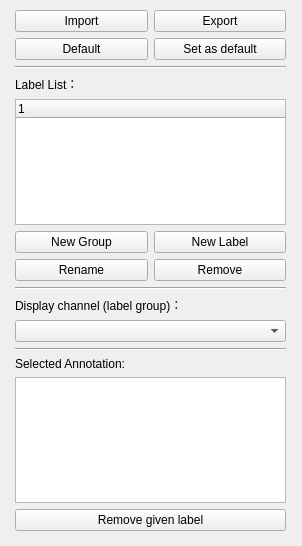
<?xml version="1.0" encoding="UTF-8"?>
<ui version="4.0">
 <class>Form</class>
 <widget class="QWidget" name="Form">
  <property name="geometry">
   <rect>
    <x>0</x>
    <y>0</y>
    <width>302</width>
    <height>546</height>
   </rect>
  </property>
  <property name="windowTitle">
   <string>Label Manager</string>
  </property>
  <widget class="QWidget" name="verticalLayoutWidget">
   <property name="geometry">
    <rect>
     <x>15</x>
     <y>10</y>
     <width>271</width>
     <height>521</height>
    </rect>
   </property>
   <layout class="QVBoxLayout" name="verticalLayout">
    <item>
     <layout class="QGridLayout" name="gridLayout">
      <item row="0" column="0">
       <widget class="QPushButton" name="btnImport">
        <property name="text">
         <string>Import</string>
        </property>
       </widget>
      </item>
      <item row="0" column="1">
       <widget class="QPushButton" name="btnExport">
        <property name="text">
         <string>Export</string>
        </property>
       </widget>
      </item>
      <item row="1" column="1">
       <widget class="QPushButton" name="btnAsDefault">
        <property name="text">
         <string>Set as default</string>
        </property>
       </widget>
      </item>
      <item row="1" column="0">
       <widget class="QPushButton" name="btnDefault">
        <property name="text">
         <string>Default</string>
        </property>
       </widget>
      </item>
     </layout>
    </item>
    <item>
     <widget class="Line" name="line">
      <property name="orientation">
       <enum>Qt::Horizontal</enum>
      </property>
     </widget>
    </item>
    <item>
     <widget class="QLabel" name="labelLabelList">
      <property name="text">
       <string>Label List：</string>
      </property>
     </widget>
    </item>
    <item>
     <widget class="QTreeWidget" name="labelTree">
      <column>
       <property name="text">
        <string notr="true">1</string>
       </property>
      </column>
     </widget>
    </item>
    <item>
     <layout class="QGridLayout" name="gridLayout_2">
      <item row="2" column="1">
       <widget class="QPushButton" name="btnRemove">
        <property name="text">
         <string>Remove</string>
        </property>
       </widget>
      </item>
      <item row="2" column="0">
       <widget class="QPushButton" name="btnRename">
        <property name="text">
         <string>Rename</string>
        </property>
       </widget>
      </item>
      <item row="1" column="1">
       <widget class="QPushButton" name="btnNewLabel">
        <property name="text">
         <string>New Label</string>
        </property>
       </widget>
      </item>
      <item row="1" column="0">
       <widget class="QPushButton" name="btnNewGroup">
        <property name="text">
         <string>New Group</string>
        </property>
       </widget>
      </item>
     </layout>
    </item>
    <item>
     <widget class="Line" name="sepLine">
      <property name="orientation">
       <enum>Qt::Horizontal</enum>
      </property>
     </widget>
    </item>
    <item>
     <widget class="QLabel" name="label">
      <property name="text">
       <string>Display channel (label group)：</string>
      </property>
     </widget>
    </item>
    <item>
     <widget class="QComboBox" name="channel"/>
    </item>
    <item>
     <widget class="Line" name="line_2">
      <property name="orientation">
       <enum>Qt::Horizontal</enum>
      </property>
     </widget>
    </item>
    <item>
     <widget class="QLabel" name="infoTableLabel">
      <property name="text">
       <string>Selected Annotation:</string>
      </property>
     </widget>
    </item>
    <item>
     <widget class="QTableWidget" name="infoTable"/>
    </item>
    <item>
     <layout class="QGridLayout" name="gridLayout_3">
      <item row="0" column="0">
       <widget class="QPushButton" name="btnDeleteGivenLabel">
        <property name="text">
         <string>Remove given label</string>
        </property>
       </widget>
      </item>
     </layout>
    </item>
   </layout>
  </widget>
 </widget>
 <resources/>
 <connections/>
</ui>
